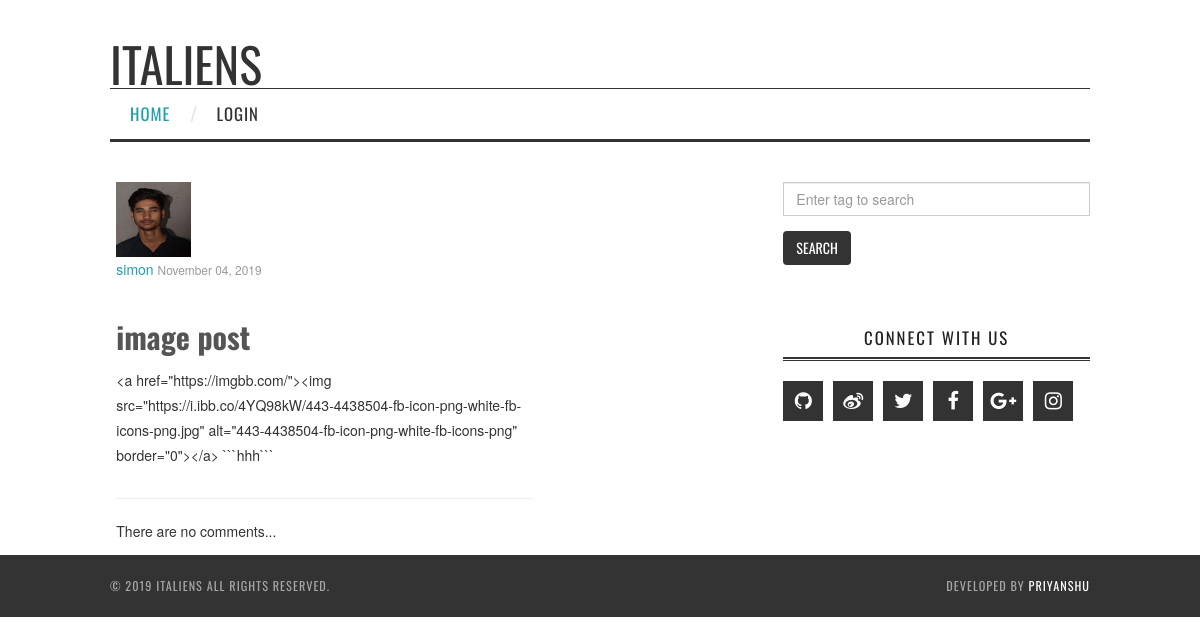
/post/16/, run on the app's committed database.
### blog/models.py (models this page shows, shortened)
class Post(models.Model):
	title = models.CharField(max_length=100)
	content = models.TextField()
	date_posted = models.DateTimeField(default=timezone.now)
	author = models.ForeignKey(User, on_delete=models.CASCADE)
	tags = TaggableManager()

### users/models.py (models this page shows, shortened)
class Profile(models.Model):
    user = models.OneToOneField(User, on_delete=models.CASCADE)
    image = models.ImageField(default='default.jpg', upload_to='profile_pics')
    '''
    def save(self, *args, **kwargs):
        super().save(*args, **kwargs)
        #Profile.objects.get_or_create(user=User)
        #Profile.save()

        img = Image.open(self.image.path)

        if img.height > 300 or img.width > 300:
            output_size = (300, 300)
            img.thumbnail(output_size)
            img.save(self.image.path)
'''

### blog/views.py (the view)
# urls.py: path('post/<int:pk>/', views.post_detail, name='post-detail'),
def post_detail(request, pk):
    object = get_object_or_404(Post, pk=pk)
    comments = object.comments.filter(Parent__isnull=True)
    if request.method == 'POST':
        comment_form = CommentForm(data=request.POST)
        if comment_form.is_valid():
            Parent_obj = None
            try:
                Parent_id = int(request.POST.get('Parent_id'))
            except:
                Parent_id = None
            if Parent_id:
                Parent_obj = Comment.objects.get(id=Parent_id)
                if Parent_obj:
                    reply_comment = comment_form.save(commit=False)
                    reply_comment.Parent = Parent_obj
            new_comment = comment_form.save(commit=False)
            new_comment.post = object
            new_comment.author = request.user
            new_comment.save()
            return redirect('blog:post-detail', object.id)
    else:
        comment_form = CommentForm()
    return render(request, 'blog/post_detail.html', {'object': object, 'comments': comments, 'comment_form': comment_form})

### blog/forms.py
class CommentForm(forms.ModelForm):
	class Meta:
		model = Comment
		fields = ('body',)
	body = forms.CharField(label="", max_length=100, widget=forms.TextInput(attrs={'class':'form-control', 'placeholder':'Comment'}))

### blog/templates/blog/post_detail.html (shortened to what this page needs)
{% extends "blog/base.html" %}
{% block content %}
  <article class="media content-section">
    <img class="rounded-circle article-img" style="width: 75px; height: 75px;" src="{{ object.author.profile.image.url }}">
    <div class="media-body">
      <div class="article-metadata">
        <a class="mr-2" href="{% url 'blog:user-posts' object.author.username %}">{{ object.author }}</a>
        <small class="text-muted">{{ object.date_posted|date:"F d, Y" }}</small>
      </div>
      <h2 style="font-size:30px" class="article-title">{{ object.title }}</h2>
      <p class="article-content content-markdown">{{ object.content }}</p>
    </div>
  </article>
<hr>
    {% for comment in comments %}
    <article class="media content-section">
    <div class="article-metadata">
        <a class="mr-2" href="{% url 'blog:user-posts' object.author.username %}">{{ comment.author }}</a>
        <small class="text-muted">{{ comment.created|date:"F d, Y" }}</small>
      <p class="article-content">{{ comment.body | linebreaks }}</p>
</div></article>
      {% for reply in comment.replies.all %}
      <article class="media content-section" style="margin-left: 20px;">
    <div class="article-metadata">
        <a class="mr-2" href="{% url 'blog:user-posts' object.author.username %}">{{ reply.author }}</a>
        <small class="text-muted">{{ reply.created|date:"F d, Y" }}</small>
      <p class="article-content">{{ reply.body | linebreaks }}</p>
</div></article>{% endfor %}
      {% if user.is_authenticated %}
      <div style="margin-left: 20px;">
      <h3>Reply</h3>
      <form action="." method="POST">
        {% csrf_token %}
        {{ comment_form.as_p }}
        <input type="hidden" name="Parent_id", value="{{ comment.id }}">
        <button class="btn btn-outline-info" type="submit">Reply</button>
      </form>
    </div>
      {% endif %}
<hr>
    {% empty %}
    <p>There are no comments...</p>
    {% endfor %}
{% endblock content %}

### blog/static/blog/css/style.css (style rules this page uses)
body { width: 100%; }
body:before, body:after { content: ""; display: table; }
body:after { clear: both; }
html, body, div, span, applet, object, iframe, h1, h2, h3, h4, h5, h6, p, blockquote, pre, a, abbr, acronym, address, big, cite, code, del, dfn, em, img, ins, kbd, q, s, samp, small, strike, strong, sub, sup, tt, var, dl, dt, dd, ol, ul, li, fieldset, form, label, legend, table, caption, tbody, tfoot, thead, tr, th, td { margin: 0; padding: 0; border: 0; outline: 0; font-weight: inherit; font-style: inherit; font-family: inherit; font-size: 100%; vertical-align: baseline; }
body { line-height: 1; color: #000; background: #fff; }
html, body { height: 100%; }
body { background: #fff; font: 14px Arial, Helvetica, sans-serif, "Hiragino Sans GB", "Hiragino Sans GB W3", Microsoft JhengHei; -webkit-text-size-adjust: 100%; text-rendering: optimizelegibility; }
.article-title { text-decoration: none; font-weight: bold; color: #555; line-height: 1.1em; -webkit-transition: color 0.2s; -moz-transition: color 0.2s; -ms-transition: color 0.2s; transition: color 0.2s; }

### blog/static/blog/css/fashion.css (style rules this page uses)
body { color: #333; font-family: 'Helvetica Neue','Hiragino Sans GB','WenQuanYi Micro Hei','Microsoft Yahei',sans-serif; line-height: 1.8; background: #fff; }
h1, h2, h3, h4, h5, h6 { margin: 1.25em 0 .5em; font-weight: 400; font-family: Oswald, "Microsoft Yahei", Arial, Helvetica, sans-serif; line-height: 1.2em; }
h2 { font-size: 14px; font-size: 1.4rem; }
a { color: #1fa0ae; outline: none; -webkit-transition: all 0.14s ease 0s; -moz-transition: all 0.14s ease 0s; -o-transition: all 0.14s ease 0s; }

### data on the page
Post: author.profile.image (picture), author "simon", date_posted "November 04, 2019", title "image post", content "<a href=\"https://imgbb.com/\"><img src=\"https://i.ibb.co/4YQ98kW/443-4438504-fb-icon-png-white-fb-icons-png.jpg\" alt=\"443-4438504-fb-icon-png-white-fb-icons-png\" border=\"0\"></a> ```hhh```"
